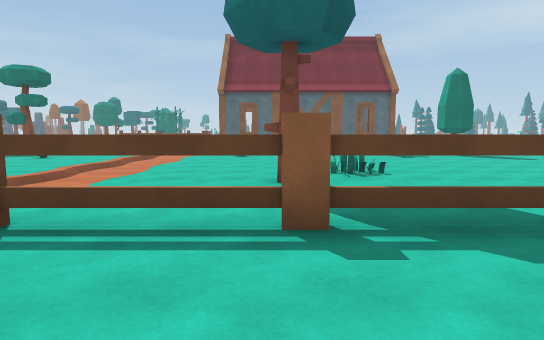
view 1 (above)

18 first-person views from a walk through a scene from a Unity 3-D project. The camera is 1.3 m above the floor, tilts 6° down and sees 75° across. The floor is counted in squares, 2 m on a side. Each view is taken from the middle of a square. On the plan, view 1 faces up. The plan holds only what a view shows up to about 10 squares ahead; the rest is blank. The place goes on beyond the plan. The player is left out. Surface patterns are stand-ins for the level's own textures.

view 2
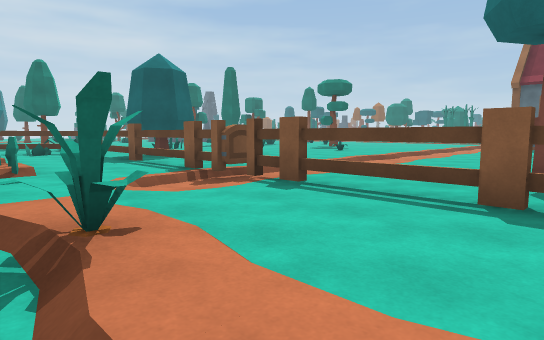

view 3
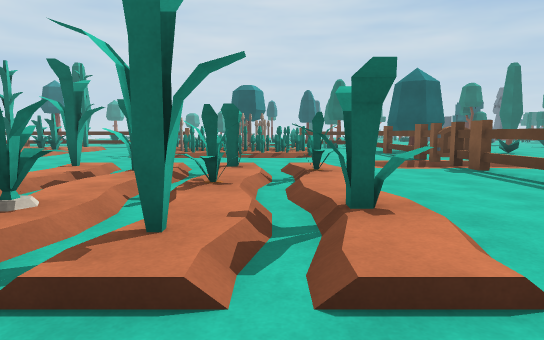

view 4
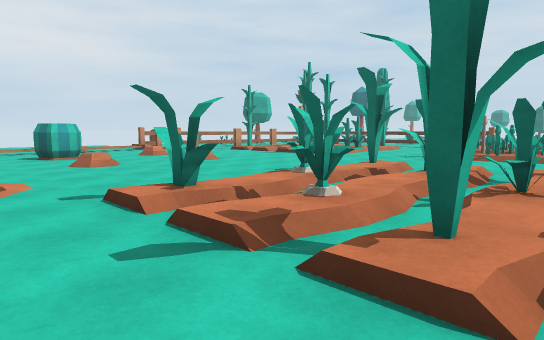

view 5
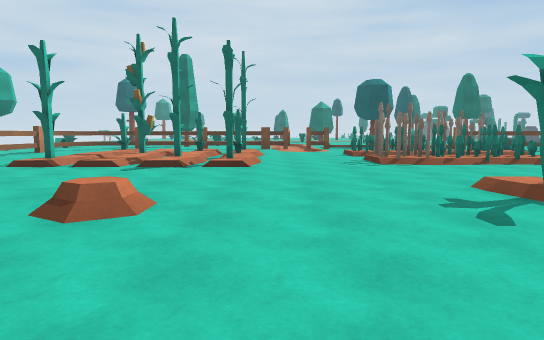

view 6
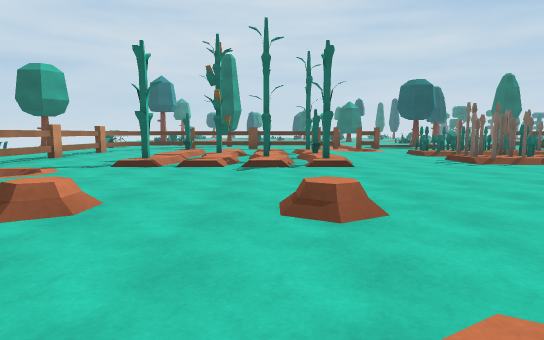

view 7
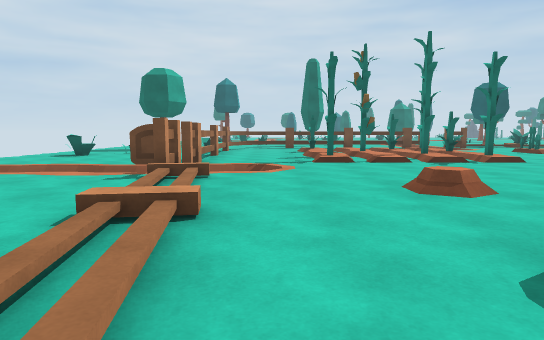

view 8
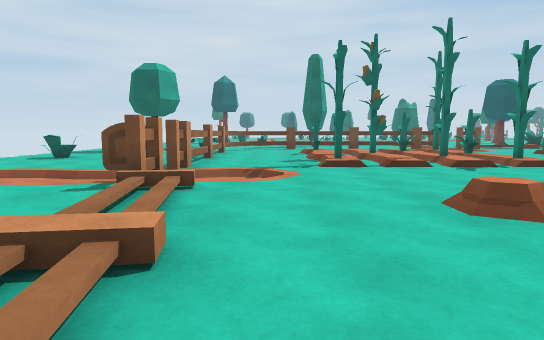

view 9
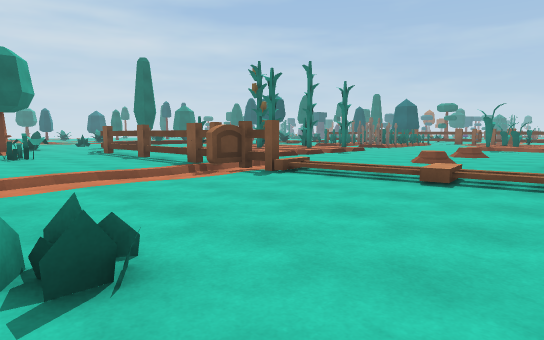

view 10
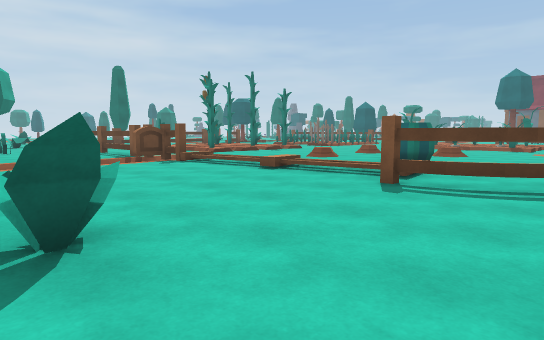

view 11
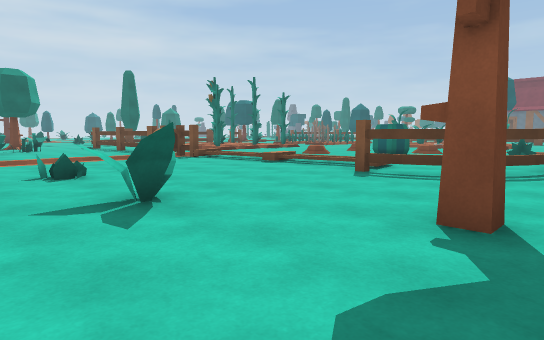

view 12
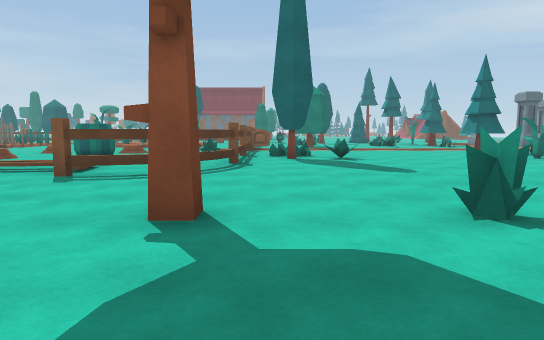

view 13
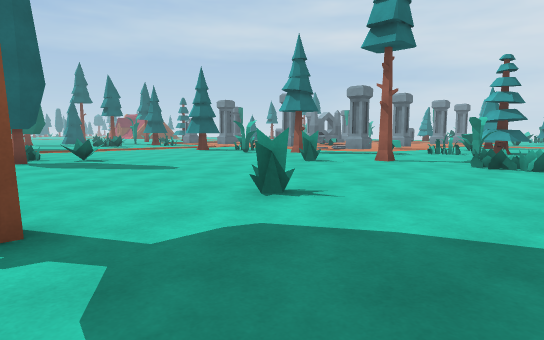

view 14
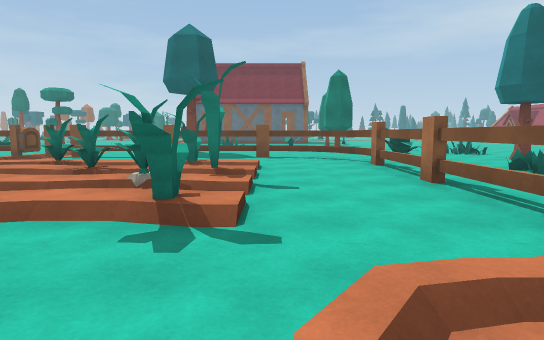

view 15
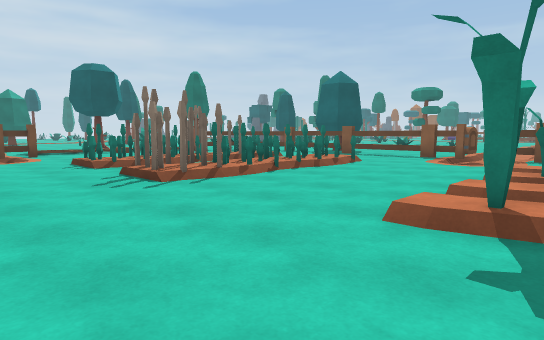

view 16
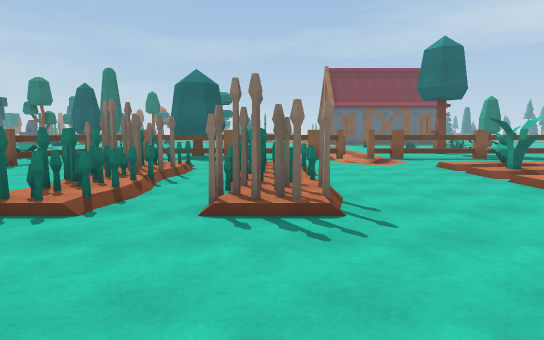

view 17
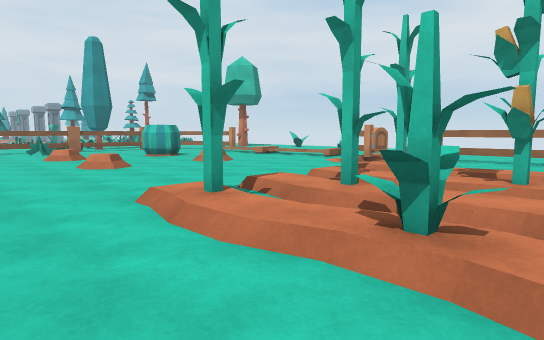

view 18
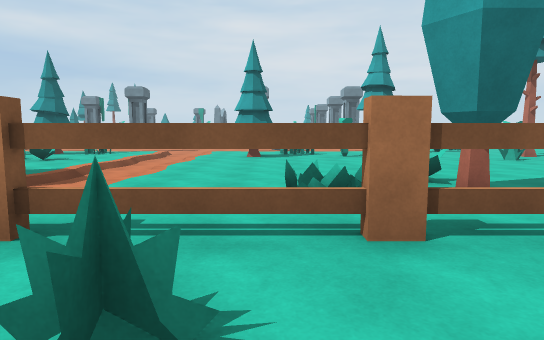

### Floor plan
Key: @ floor where view 1 was taken; # wall or solid block; x gap in a wall; . main floor; : floor 0.25 m higher than the main floor; - floor 0.25 m lower than the main floor; / step, stairs or slope; = window, fence, low wall or low ledge; T thing the floor can be seen under or through.
Columns run from 8 left of view 1 to 15 right of it. Each row starts with its distance up from view 1.
  9   ../-... .....
  8   ..//... .....
  7    .//........
  6    .//...#....
  5      /..#....
  4 #. ./-...
  3 ###x##x#xTT#..#...
  2 ....//......##....
  1 ....//.......#...#
  0 =.##../#@/#/.x...
 -1 #.#=..//////.#..=
 -2 #.#=..#/#/#/.x.
 -3 =.#=../#//#/.#.
 -4 //##..#:#:#/.#.   ..
 -5 .............   ......
 -6 ............-   ------
 -7 ............ #//././/.
 -8 ///#........##//.....#
 -9 x##:.........#//.....#
-10 /#//.........#==......
-11 ////.../.##...##/....#
-12 ///#.........#.......
-13 ....//.......#.......
-14 ....////////##........
-15 #x#x##/....#........#..
-16 ..../-...............#..
-17 ....//.......#..#......#
-18 ....//...............=
-19 ....//..=..#......../=
-20 ../       /.//////

Where each view was taken, in squares from view 1:
view 1: 0 up, 0 right, facing up
view 2: 1 down, 1 right, facing up-left
view 3: 1 down, 4 right, facing left
view 4: 1 down, 4 right, facing down-left
view 5: 7 down, 2 right, facing left
view 6: 9 down, 2 right, facing left
view 7: 13 down, 3 right, facing left
view 8: 13 down, 2 right, facing left
view 9: 19 down, 2 right, facing up-left
view 10: 19 down, 5 right, facing up-left
view 11: 20 down, 6 right, facing up-left
view 12: 20 down, 6 right, facing up
view 13: 20 down, 5 right, facing up-right
view 14: 7 down, 3 right, facing up
view 15: 7 down, 1 left, facing up-left
view 16: 8 down, 6 left, facing up
view 17: 6 down, 8 left, facing down-right
view 18: 9 down, 3 right, facing right
